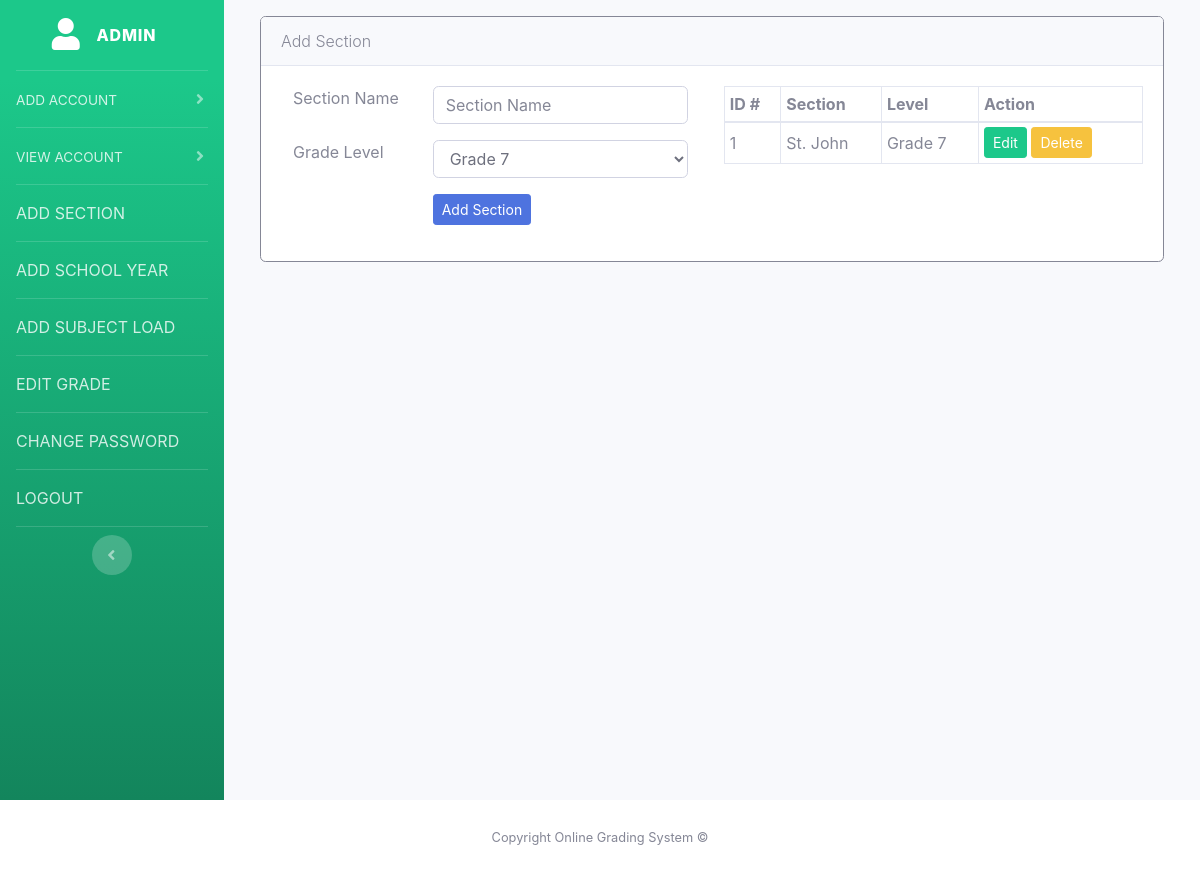
Page /index.php?p=principals&a=add-section (signed in) on the earlier database version.
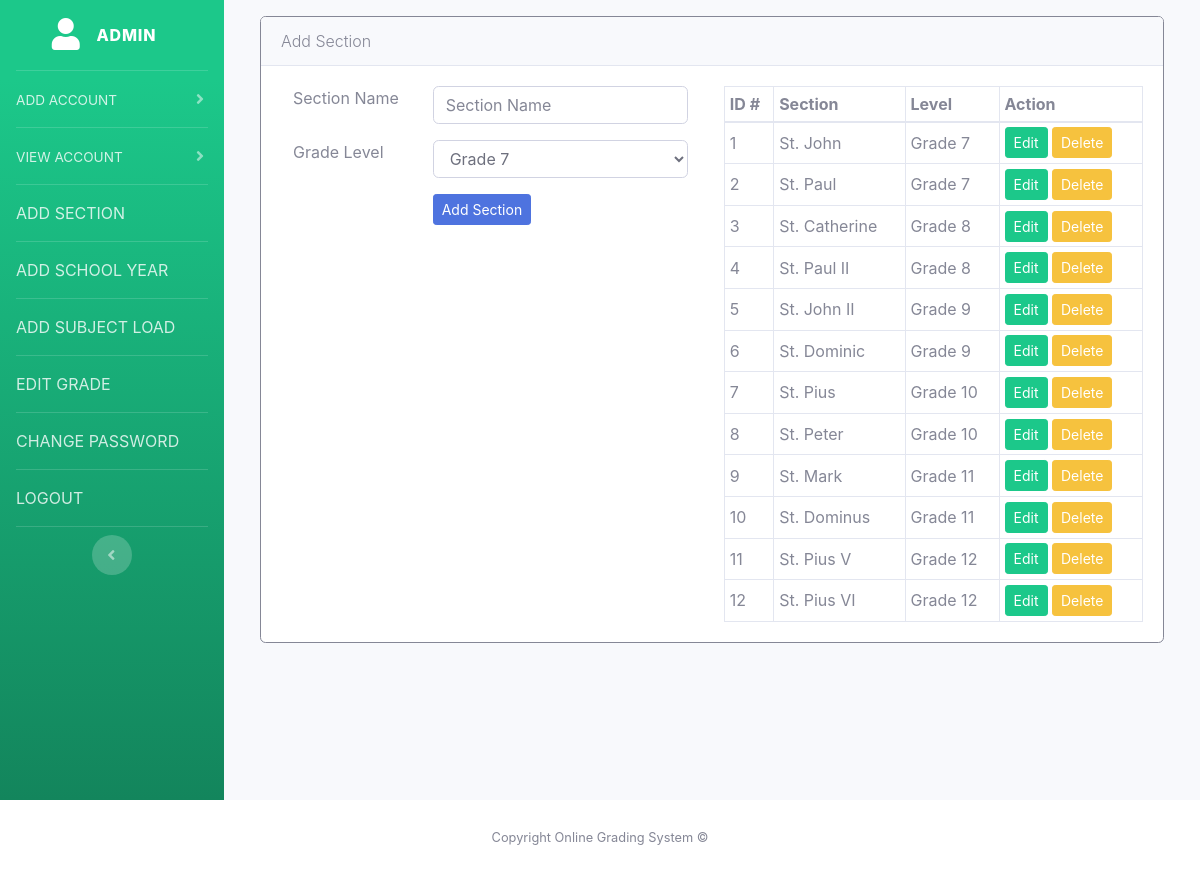
Same page on the later database version.
### tables this page shows
CREATE TABLE `section` (
  `id` int NOT NULL,
  `name` varchar(255) DEFAULT NULL,
  `level_id` int NOT NULL
);

CREATE TABLE `levels` (
  `id` int NOT NULL,
  `name` varchar(255) DEFAULT NULL
);

### index.php (called while the page is built, shortened)
<?php
include 'views/inc/header.php';
include 'sys/routes.php';
include 'views/inc/footer.php';
?>

### views/admin/add-section.php (the view, shortened to what this page needs)
<div class="card border-secondary mt-3">
  <div class="card-header">
  	<p class="lead m-0">Add Section</p>
  </div>
  <div class="card-body row">
    <div class="col-md-6">
        <form class="col-md-12" action="<?php echo htmlspecialchars($_SERVER['PHP_SELF']); ?>" method="POST">
        	<div class="form-group row">
        		<div class="col-4">
        				Section Name
        		</div>
        		<div class="col-8">
        			<input class="form-control" placeholder="Section Name" type="text" name="section" required>
        		</div>
        	</div>
          <div class="form-group row">
            <div class="col-4">
                Grade Level
            </div>
            <div class="col-8">
              <select class="form-control" name="level_id">
                <?php  foreach ($levels as $key => $level) { ?>
                    <option value="<?php echo $level['id']; ?>"><?php echo $level['name']; ?></option>
                <?php } ?>
              </select>
            </div>
          </div>
        	<div class="form-group row">
        		<div class="col-4"></div>
        		<div class="col-8">
        				<button class="btn btn-sm btn-primary" type="submit" name="add-section">Add Section</button>
        		</div>
        	</div>
        </form>
    </div>
    <div class="col-md-6">
        <table id="add-section-table" class="table-bordered table-sm m-auto col-md-12">
            <thead>
                <tr>
                    <th>ID #</th>
                    <th>Section</th>
                    <th>Level</th>
                    <th>Action</th>
                </tr>
            </thead>
            <tbody>
              <?php  foreach ($sections as $key => $section ) { ?>
                <tr>
                    <td><?php  echo $section['id']; ?></td>
                    <td><?php  echo $section['name']; ?></td>
                    <td><?php  echo $section['level_name']; ?></td>
                    <td>
                        <button class="btn btn-success btn-sm" data-toggle="modal" data-target="#edit-modal-<?php echo $section['id']; ?>">Edit</button>
                        <button class="btn btn-warning btn-sm" data-toggle="modal" data-target="#delete-modal-<?php echo $section['id']; ?>">Delete</button>
                    </td>
                </tr>
              <?php  } ?>
            </tbody>
        </table>
    </div>
  </div>
</div>

### views/inc/header.php (shortened to what this page needs)
<?php include 'sys/helpers.php'; ?>
<!DOCTYPE html>
<html>
<head>
	<?php echo css('bootstrap.min'); ?>

### sys/helpers.php (shortened to what this page needs)
<?php
function css($name) {
	$link = $GLOBALS['EV']['css'] . $name . ".css";
	return "<link rel=\"stylesheet\" type=\"text/css\" href=\"$link\">";
}
function url($uri){
	return "{$GLOBALS['BASE_URL']}$uri";
}
class DB {
	public static function connect(){
		$db = new mysqli('localhost', 'root', 'Mk396sfAUzgU', 'ogs');
		return $db;
	}
	public static function select($sql){
		$conn = DB::connect();
		$result = $conn->query($sql);
		$rows = [];
		if ($result && $result->num_rows > 0) {
			while ($row = $result->fetch_assoc())
				$rows[] = $row;
		}
		return $rows;
	}
}
?>

### sys/routes.php (shortened to what this page needs)
<?php
$page = isset($_GET['p']) ? $_GET['p'] : '' ;
switch ($page) {
	case 'principals':
		$navbar = [
			"title" => "ADMIN",
			"main" => url("index.php?p=principals&a=add-student"),
			"links" => [
				"ADD-ACCOUNT" => [
					"Add Student" => url("index.php?p=principals&a=add-student"),
					"Add Teacher" => url("index.php?p=principals&a=add-teacher"),
					"Add Admin" => url("index.php?p=principals&a=add-admin")
				],
				"VIEW-ACCOUNT" => [
					"View Student" => url("index.php?p=principals&a=view-student"),
					"View Teacher" => url("index.php?p=principals&a=view-teacher"),
					"View Admin" => url("index.php?p=principals&a=view-admin")
				],
				"ADD-SECTION" => url("index.php?p=principals&a=add-section"),
				"ADD-SCHOOL-YEAR" => url("index.php?p=principals&a=add-school-year"),
				"ADD-SUBJECT-LOAD" => url("index.php?p=principals&a=add-subject"),
				"EDIT-GRADE" => url("index.php?p=principals&a=add-grade"),
				"CHANGE PASSWORD" => url("index.php?p=principals&a=change-password"),
				"LOGOUT" => url("index.php?p=logout"),
			]
		];
		include 'views/principal.php';
		break;
		?>
		<?php
}
?>

### views/principal.php (shortened to what this page needs)
	<?php echo css('sb-admin-2'); ?>
	<?php echo css('font-awesome/all'); ?>
	<?php echo css('datatables.min'); ?>
</head>
<body id="page-top">
<?php include 'views/inc/navbar.php'; ?>
	<div class="col-md-12">
		<?php
			$action = isset($_GET['a']) ? $_GET['a'] : '';
			switch ($action) {
				case 'add-section':
					$levels = DB::select("SELECT * FROM levels");
					$sections = DB::select("SELECT section.*, levels.name as level_name FROM section left join levels on section.level_id=levels.id");
					include 'views/admin/add-section.php';
					break;
			}
		?>
	</div>
<?php include 'views/inc/footer.php'; ?>
	<footer class="sticky-footer bg-white">
		<div class="container my-auto">
		  <div class="copyright text-center my-auto">
		    <span>Copyright Online Grading System &copy;</span>
		  </div>
		</div>
	</footer>
</body>

### views/inc/navbar.php (shortened to what this page needs)
<body id="page-top">
  <div id="wrapper">
    <ul class="navbar-nav bg-gradient-success sidebar sidebar-dark accordion" id="accordionSidebar">
      <a class="sidebar-brand d-flex align-items-center justify-content-center" href="<?php echo $navbar['main']; ?>">
        <div class="sidebar-brand-icon">
          <i class="fas fa-user"></i>
        </div>
        <div class="sidebar-brand-text mx-3"><?php echo $navbar['title']; ?></div>
      </a>
      <hr class="sidebar-divider my-0">
 <?php foreach($navbar['links'] as $key => $links) { ?>
      <li class="nav-item">
        <?php if (is_array($links)) { ?>
        <a class="nav-link collapsed" href="" data-toggle="collapse" data-target="#<?php echo $key; ?>" aria-expanded="true" aria-controls="<?php echo $key; ?>">
          <span><?php echo str_replace("-"," ",$key); ?></span>
        </a>
        <?php } else { ?>
        <a class="nav-link" href="<?php echo $links ?>"><?php echo str_replace("-"," ",$key) ?></a>
        <?php } ?>
      </li>
      <hr class="sidebar-divider my-0">
  <?php } ?>
      <div class="text-center d-none d-md-inline mt-2">
        <button class="rounded-circle border-0" id="sidebarToggle"></button>
      </div>
    </ul>
    <div id="content-wrapper" class="d-flex flex-column">
      <div id="content">
        <div class="container-fluid">
          <div class="row">
            <div class="col-xl-12 col-lg-12 col-md-12">

### views/inc/footer.php (shortened to what this page needs)
		</div>
        </div>
      </div>
    </div>
  </div>
</div>

Differences in the rows shown:
added section: id "2", name "St. Paul", level.name "Grade 7"
added section: id "3", name "St. Catherine", level.name "Grade 8"
added section: id "4", name "St. Paul II", level.name "Grade 8"
added section: id "5", name "St. John II", level.name "Grade 9"
added section: id "6", name "St. Dominic", level.name "Grade 9"
added section: id "7", name "St. Pius", level.name "Grade 10"
added section: id "8", name "St. Peter", level.name "Grade 10"
added section: id "9", name "St. Mark", level.name "Grade 11"
added section: id "10", name "St. Dominus", level.name "Grade 11"
added section: id "11", name "St. Pius V", level.name "Grade 12"
added section: id "12", name "St. Pius VI", level.name "Grade 12"
